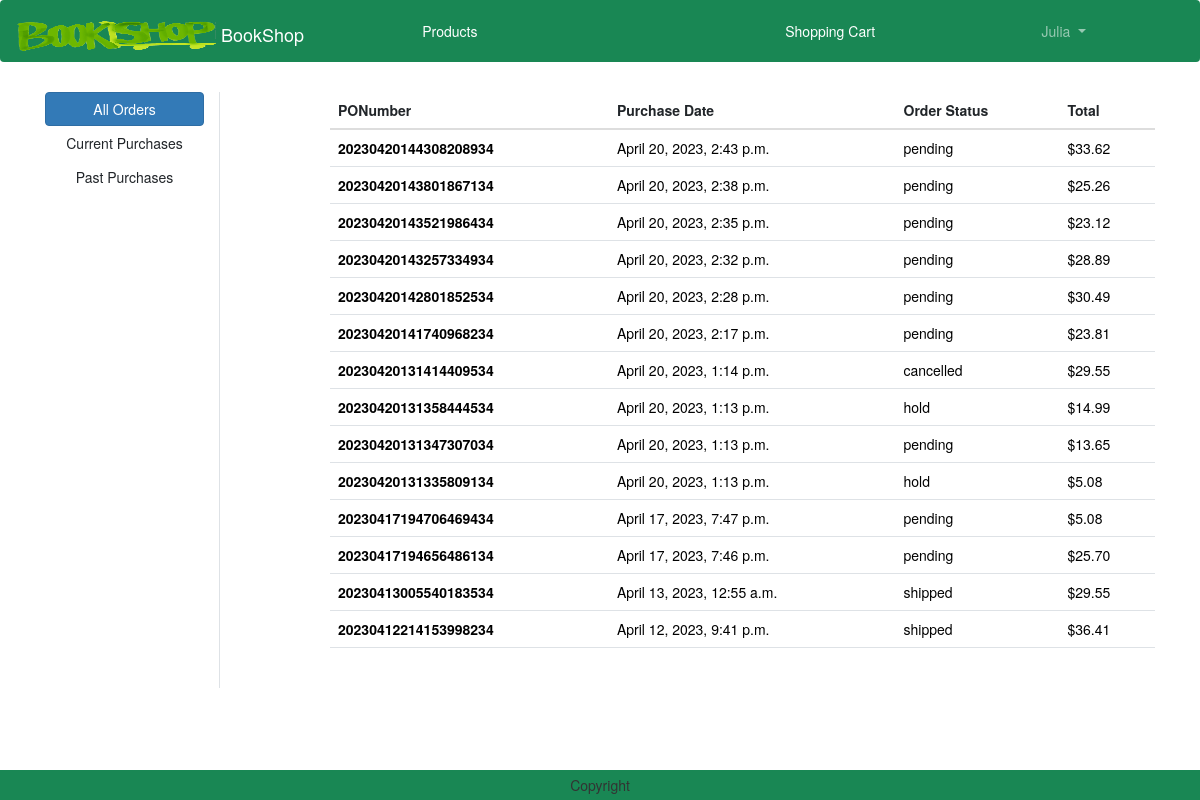
Before: /orders/ (signed in) with the older database file.
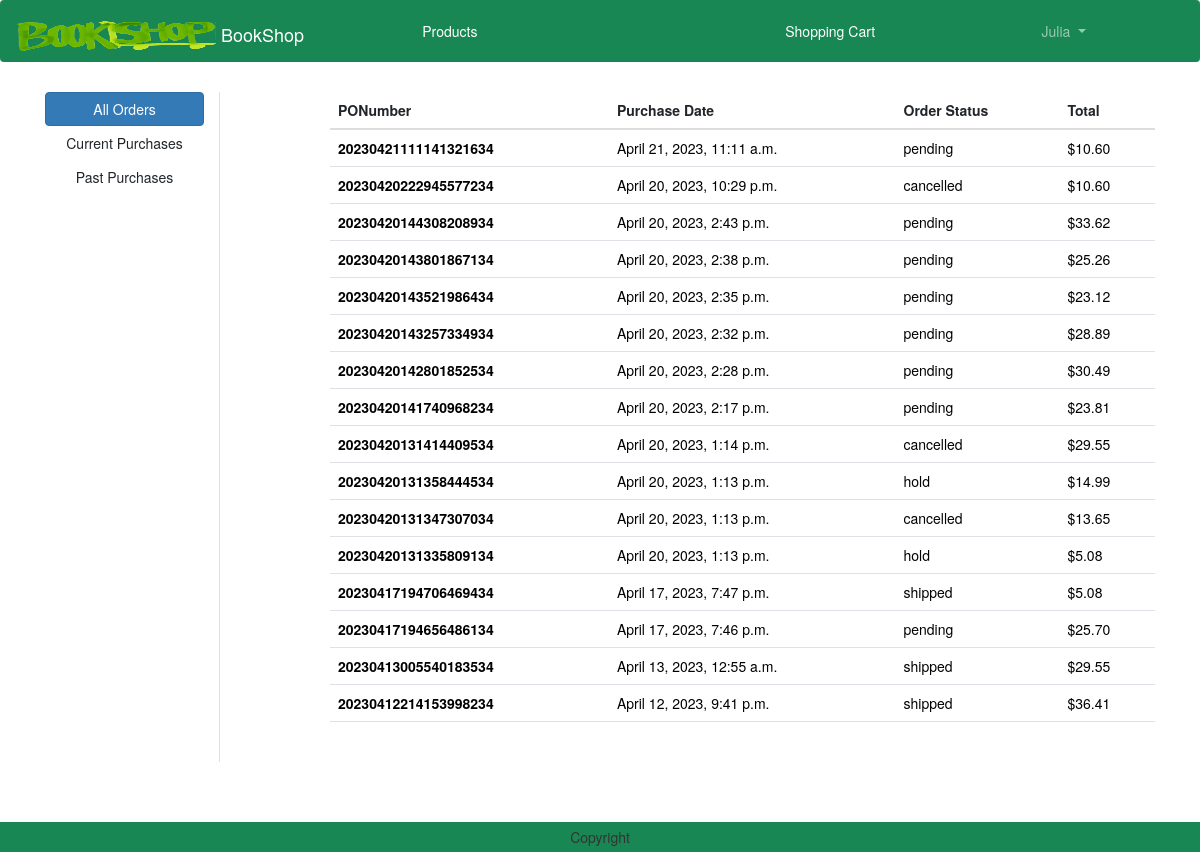
After: the same page with the newer database file.
### order/models.py (models this page shows)
class Order(models.Model):
    PONumber = models.CharField(max_length=30, primary_key=True)
    purchaseDate = models.DateTimeField(default=datetime.now)
    status = models.CharField(default=ORDER_STATUS_CHOICES[0][0], choices=ORDER_STATUS_CHOICES, max_length=20)
    user = models.ForeignKey(User,on_delete=models.CASCADE)
    shipmentDate = models.DateTimeField(null=True)
    cancelDate = models.DateTimeField(null=True)
    vendor = models.ForeignKey('vendors.Vendor',on_delete=models.CASCADE, default=4)
    customer = models.ForeignKey('customers.Customer',on_delete=models.CASCADE)

### order/views.py (the view)
# urls.py: path('orders/', views.OrdersView.as_view(), name="orders"),
class OrdersView(View):
    def get(self, request):
        user = request.user
        filter = request.GET.get('filter')
        if filter == 'current':
            orders = Order.objects.filter(Q(user=user) & (Q(status="pending") | Q(status="hold"))).order_by('-purchaseDate')
        elif filter == 'past':
            orders = Order.objects.filter(Q(user=user) & (Q(status="shipped") | Q(status="cancelled"))).order_by('-purchaseDate')
        elif filter == 'pending':
            orders = Order.objects.filter(status="pending").order_by('-purchaseDate')
        elif filter == 'hold':
            orders = Order.objects.filter(status="hold").order_by('-purchaseDate')
        elif filter == 'pastOrders':
            orders = Order.objects.filter(Q(status="shipped") | Q(status="cancelled")).order_by('-purchaseDate')
        elif filter == 'allVendor':
            orders = Order.objects.all().order_by('-purchaseDate')
        else:
            filter == 'all'
            orders = Order.objects.filter(user=user).order_by('-purchaseDate')
        total = []
        for o in orders:
            PONumber = o.PONumber
            order = Order.objects.get(PONumber=PONumber)
            orderitems = OrderItem.objects.filter(order=order)
            sum = 0
            for oi in orderitems:
                sum = sum + oi.price
            total.append(sum)
        orderZip = zip(orders,total)
        context = {
           'orderZip': orderZip,
           'orders': orders,
           'filter': filter,
        }
        return render(request, 'orders.html', context)

### templates/orders.html (shortened to what this page needs)
{% extends 'base.html' %}
{% load static %}
{% block main-content %}
<div class="container my-5">
    <div class="row">
        <div class="col-sm-2 border-end">
            <ul class="list-unstyled">
                {% for group in request.user.groups.all %}
                    {% if group.name == 'Customer' %}
                        <li class="d-grid"><a href="{% url 'order:orders' %}?filter=all" class="btn btn-primary" {% if filter == 'all' %}class="active"{% endif %}>All Orders</a></li>
                        <li class="d-grid"><a href="{% url 'order:orders' %}?filter=current" class="btn" {% if filter == 'current' %}class="active"{% endif %}>Current Purchases</a></li>
                        <li class="d-grid"><a href="{% url 'order:orders' %}?filter=past" class="btn" {% if filter == 'past' %}class="active"{% endif %}>Past Purchases</a></li>
                    {% endif %}
                {% endfor %}
            </ul>
        </div>
        <div class="col-sm-9 offset-sm-1">
            {% if orders %}
                <div class="acss">
                    <table class="table">
                        <thead>
                            <tr>
                            <th scope="col">PONumber</th>
                            <th scope="col">Purchase Date</th>
                            <th scope="col">Order Status</th>
                            <th scope="col">Total</th>
                            </tr>
                        </thead>
                        <tbody>
                            {% for order,total in orderZip %}
                            <tr>
                                <th scope="row"><a href="{% url 'order:order_detail' order.PONumber  %}" style="text-decoration:none; color:black">{{order.PONumber}}</a></th>
                                <td><a href="{% url 'order:order_detail' order.PONumber  %}" style="text-decoration:none; color:black">{{order.purchaseDate}}</a></td>
                                <td><a href="{% url 'order:order_detail' order.PONumber  %}" style="text-decoration:none; color:black">{{order.status}}</a></td>
                                <td><a href="{% url 'order:order_detail' order.PONumber  %}" style="text-decoration:none; color:black">${{total}}</a></td>
                            </tr>
                            {% endfor %}
                        </tbody>
                    </table>
                        <br>
                </div>
            {% else %}
                <h1 class="text-center mb-5">Orders are empty.</h1>
            {% endif %}
        </div>
    </div>
</div>
{% endblock main-content %}

### templates/base.html (shortened to what this page needs)
<!DOCTYPE html>
{% load static %}
<html lang="en">
<head>
    <link href="https://cdn.jsdelivr.net/npm/bootstrap@5.3.0-alpha1/dist/css/bootstrap.min.css" rel="stylesheet">
    <link href="https://cdn.bootcss.com/bootstrap/3.3.7/css/bootstrap.min.css" rel="stylesheet">
    <link rel="stylesheet" href="{% static 'css/owl.carousel.min.css' %}">
    <link rel="stylesheet" href="{% static 'css/all.min.css' %}">
    <link rel="stylesheet" href="{% static 'css/style.css' %}">
    <link rel="stylesheet" href="https://cdnjs.cloudflare.com/ajax/libs/bootstrap-datetimepicker/4.17.47/css/bootstrap-datetimepicker.css">
</head>
<body>
    <nav class="navbar navbar-expand-lg navbar-dark bg-success nav-fill">
        <div class="container-fluid">
          <a class="navbar-brand" href="{% url 'products:home' %}">
            <img src="{% static "logo.png" %}" alt="BookShop" width="200" height="30" class="d-inline-block align-text-top">
            BookShop
          </a>
          <div class="collapse navbar-collapse" id="navbarSupportedContent">
            <ul class="navbar-nav me-auto mb-2 mb-lg-0" style="width:100%; text-align:center">
              <li class="nav-item" style="display:inline-block">
                <a class="nav-link text-white" href="{% url 'products:products' %}">Products</a>
              </li>
            <li class="nav-item" style="display:inline-block">
            </li>
              {% if user.is_authenticated %}
                  {% for group in request.user.groups.all %}
                    {% if group.name == 'Vendor' %}
                      <li class="nav-item mx-2" style="display:inline-block">
                        <a class="nav-link text-white" href="{% url 'products:productsAdd' %}">Add A New Product</a>
                      </li>
                      <li class="nav-item dropdown mx-2" style="display:inline-block">
                        <a class="nav-link dropdown-toggle" href="#" role="button" data-bs-toggle="dropdown" aria-expanded="false">
                          {{ user.username }}
                        </a>
                        <ul class="dropdown-menu" >
                          <li><a class="dropdown-item" href="{% url 'order:orders' %}?filter=allVendor">Orders</a></li>
                          <li><a class="dropdown-item" href="{% url 'logout' %}">Logout</a></li>
                        </ul>
                      </li>
                    {% elif group.name == 'Customer' %}
                      <li class="nav-item mx-2" style="display:inline-block">
                          <a class="nav-link text-white" href="{% url 'shoppingcart' %}">Shopping Cart</a>
                      </li>
                      <li class="nav-item dropdown mx-2" style="display:inline-block">
                          <a class="nav-link dropdown-toggle" href="#" role="button" data-bs-toggle="dropdown" aria-expanded="false">
                            {{ user.username }}
                          </a>
                      </li>
                    {% endif %}
                  {% endfor %}
              {% endif %}
              </ul>
          </div>
        </div>
      </nav>
      {% block main-content %}{% endblock main-content %}
      <div>
        <div style="height:60px"></div>
        <footer class="container-fluid fixed-bottom bg-success text-center p-2 mt-5">
            Copyright
        </footer>
      </div>
</body>
</html>

Changed rows visible on the page:
added Order: PONumber "20230421111141321634", purchaseDate "April 21, 2023, 11:11 a.m.", status "pending", total "10.60"
added Order: PONumber "20230420222945577234", purchaseDate "April 20, 2023, 10:29 p.m.", status "cancelled", total "10.60"
changed Order id 20230420131347307034: status "pending" → "cancelled"
changed Order "April 17, 2023, 7:47 p.m.": status "pending" → "shipped"
